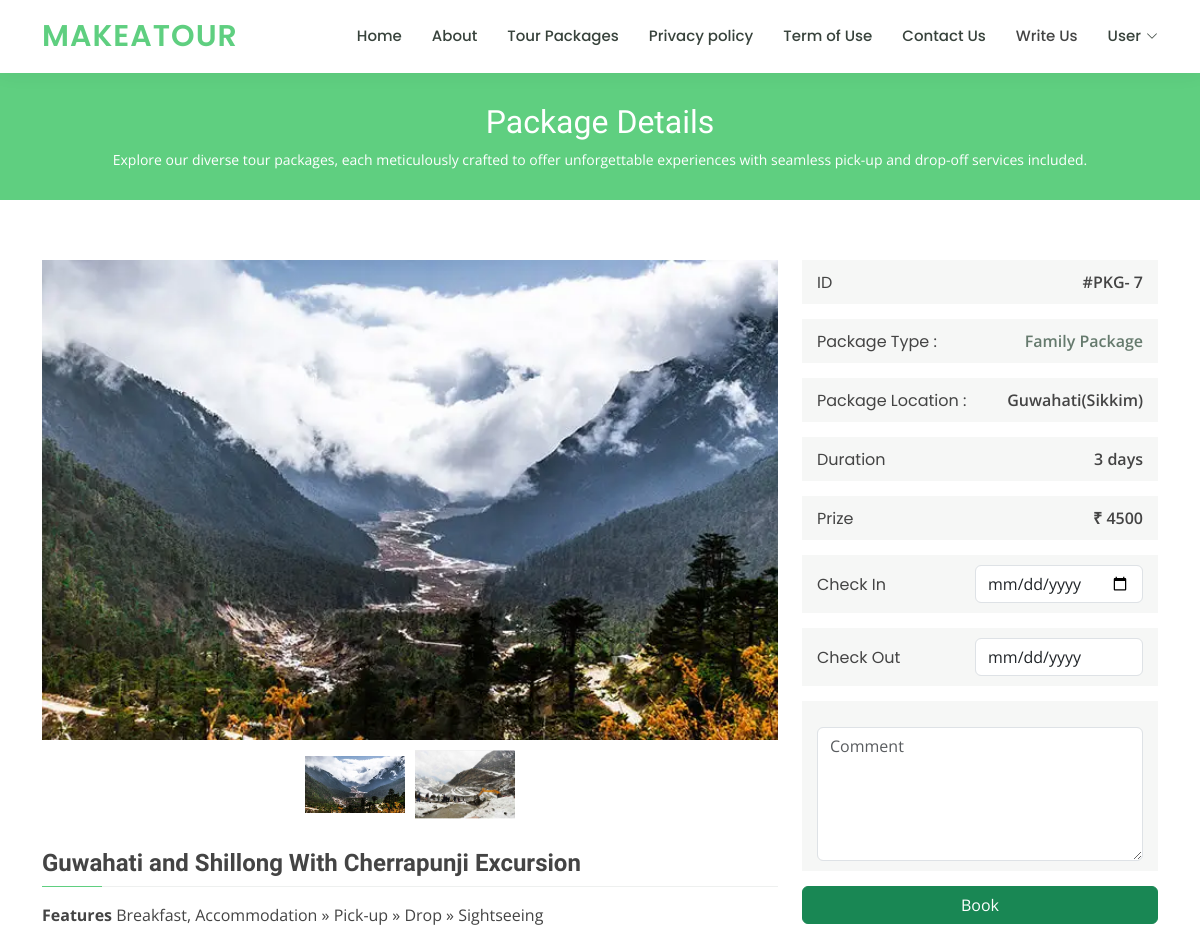
Before: /tour-details.php?pkgid=7 (signed in, upper part) with the older database file.
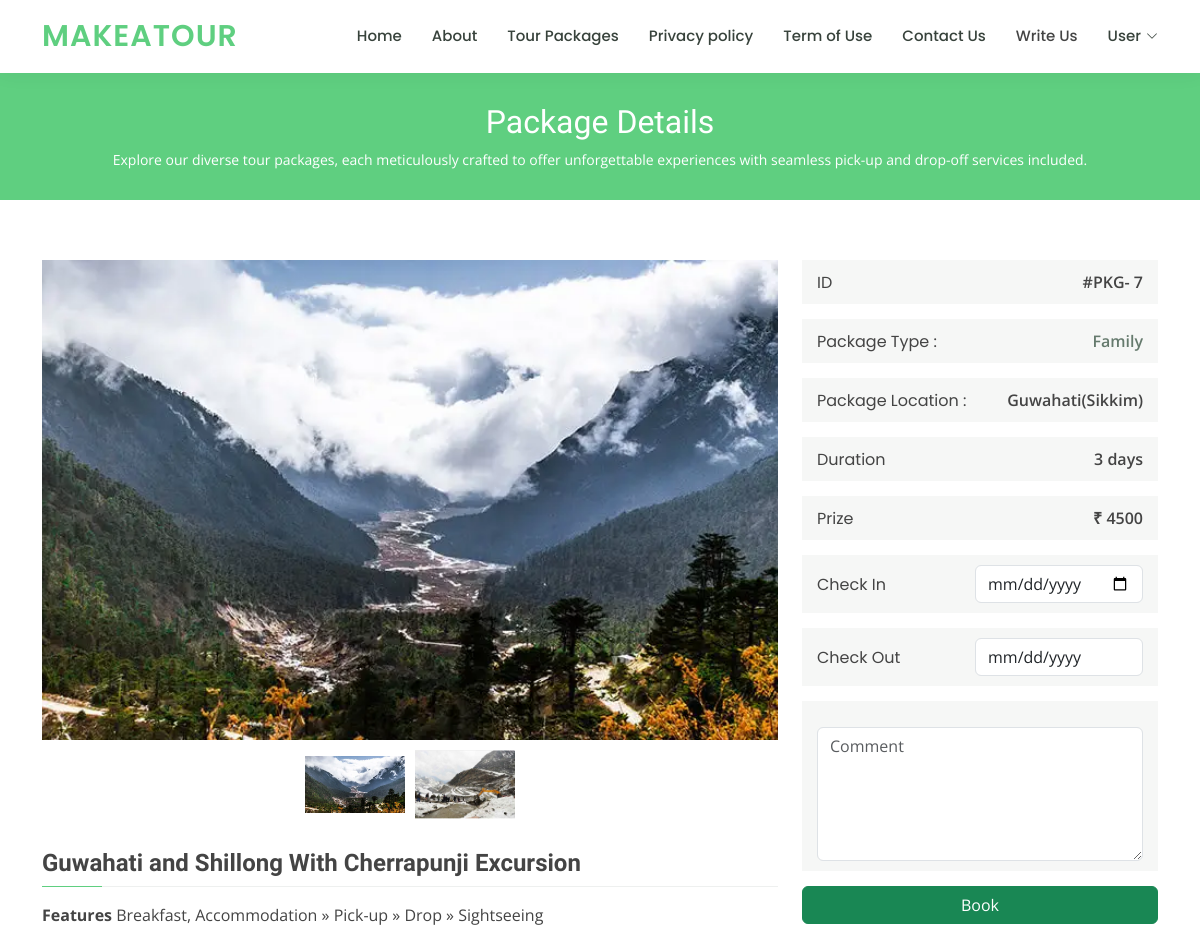
After: the same page with the newer database file.
### tables this page shows
CREATE TABLE `tbltourpackages` (
  `PackageId` int(11) NOT NULL,
  `PackageName` varchar(200) DEFAULT NULL,
  `PackageType` varchar(150) DEFAULT NULL,
  `PackageLocation` varchar(100) DEFAULT NULL,
  `PackagePrice` int(11) DEFAULT NULL,
  `PackageFetures` varchar(255) DEFAULT NULL,
  `PackageDetails` mediumtext DEFAULT NULL,
  `PackageImage` varchar(100) DEFAULT NULL,
  `Creationdate` timestamp NULL DEFAULT current_timestamp(),
  `UpdationDate` timestamp NULL DEFAULT NULL ON UPDATE current_timestamp(),
  `PackageOtherImages` varchar(100) DEFAULT NULL,
  `MapLocation` varchar(1000) DEFAULT NULL,
  `days` int(10) DEFAULT NULL
);

### tour-details.php (the view, shortened to what this page needs)
<?php
include('includes/config.php');
?>
<!DOCTYPE html>
<html lang="en">
<head>
  <link href="assets/vendor/animate.css/animate.min.css" rel="stylesheet">
  <link href="assets/vendor/aos/aos.css" rel="stylesheet">
  <link href="assets/vendor/bootstrap/css/bootstrap.min.css" rel="stylesheet">
  <link href="assets/vendor/bootstrap-icons/bootstrap-icons.css" rel="stylesheet">
  <link href="assets/vendor/boxicons/css/boxicons.min.css" rel="stylesheet">
  <link href="assets/vendor/remixicon/remixicon.css" rel="stylesheet">
  <link href="assets/vendor/swiper/swiper-bundle.min.css" rel="stylesheet">
  <link href="assets/css/style.css" rel="stylesheet">
</head>
<body>
  <?php include('includes/header.php');?>
  <main id="main">
    <div class="breadcrumbs" data-aos="fade-in">
      <div class="container">
        <h2>Package Details</h2>
        <p>Explore our diverse tour packages, each meticulously crafted to offer unforgettable experiences with seamless pick-up and drop-off services included.</p>
      </div>
    </div>
    <?php
$pid=intval($_GET['pkgid']);
$sql = "SELECT * from tbltourpackages where PackageId=:pid";
$query = $dbh->prepare($sql);
$query -> bindParam(':pid', $pid, PDO::PARAM_STR);
$query->execute();
$results=$query->fetchAll(PDO::FETCH_OBJ);
if($query->rowCount() > 0)
{
foreach($results as $result)
{	?>
    <?php }} ?>
    <section id="course-details" class="course-details">
      <div class="container" data-aos="fade-up">
        <div class="row">
          <div class="col-lg-8">
            <div class="carousel">
              <?php
              $imageNames = explode(',', $result->PackageImage);
              foreach ($imageNames as $index => $imageName) {
                  $imagePath = "admin/pacakgeimages/" . htmlentities($imageName);
                  echo '<div class="img-fluid" ><img style="object-fit: cover;width: 100%;" src="' . $imagePath . '" class="' . ($index === 0 ? 'active' : '') . '"></div>';
              }
              ?>
            </div>
            <div class="thumbnails">
              <?php
              foreach ($imageNames as $index => $imageName) {
                  $imagePath = "admin/pacakgeimages/" . htmlentities($imageName);
                  echo '<img src="' . $imagePath . '" onclick="showImage(' . $index . ')" class="' . ($index === 0 ? 'active' : '') . '">';
              }
              ?>
            </div>
            <h3>
              <?php echo htmlentities($result->PackageName);?>
            </h3>
            <p>
            <p><b>Features</b>
              <?php echo htmlentities($result->PackageFetures);?>
            </p>
            </p>
          </div>
          <div class="col-lg-4">
            <div class="course-info d-flex justify-content-between align-items-center">
              <h5>ID</h5>
              <p>#PKG-
                <?php echo htmlentities($result->PackageId);?>
              </p>
            </div>
            <div class="course-info d-flex justify-content-between align-items-center">
              <h5>Package Type :</h5>
              <p><a href="#">
                  <?php echo htmlentities($result->PackageType);?>
                </a></p>
            </div>
            <div class="course-info d-flex justify-content-between align-items-center">
              <h5>Package Location :</h5>
              <p>
                <?php echo htmlentities($result->PackageLocation);?>
              </p>
            </div>
            <div class="course-info d-flex justify-content-between align-items-center">
              <h5>Duration</h5>
              <p>
                <span id="packagedays"><?php echo htmlentities($result->days);?></span> days
              </p>
            </div>
            <div class="course-info d-flex justify-content-between align-items-center">
              <h5>Prize</h5>
              <p>₹
                <?php echo htmlentities($result->PackagePrice);?>
              </p>
            </div>
            <form name="book" method="post">
              <div class="course-info d-flex justify-content-between align-items-center">
                <h5>Check In</h5>
                <p> <input class="form-control date datepicker " id="datepicker" type="date" placeholder="dd-mm-yyyy"
                    name="fromdate" required=""> </p>
              </div>
              <div class="course-info d-flex justify-content-between align-items-center">
                <h5>Check Out</h5>
                <p> <input class="form-control date datepicker" id="datepicker1" type="date" placeholder="dd-mm-yyyy"
                    name="todate"  required="" readonly> </p>
              </div>
              <div class="course-info justify-content-between align-items-center">
                <div class="form-group mt-3">
                  <textarea class="form-control" name="comment" rows="5" placeholder="Comment" ></textarea>
                </div>
              </div>
              <div class=" d-grid gap-2 align-items-center">
                <?php if($_SESSION['login'])
              {?>
                <button type="submit" name="submit2" class="btn-success btn">Book</button>
                <?php } else {?>
                <a href="#" data-toggle="modal" data-target="#myModal4" class="btn btn-success"> Book</a>
                <?php } ?>
              </div>
            </form>
          </div>
        </div>
      </div>
    </section>
  </main>
</body>
</html>

### includes/header.php (shortened to what this page needs)
<?php if($_SESSION['login'])
{?>
<header id="header" class="fixed-top">
    <div class="container d-flex align-items-center">
      <h1 class="logo me-auto"><a href="index.php">MakeATour</a></h1>
      <nav id="navbar" class="navbar order-last order-lg-0">
        <ul>
          <li><a id="navhome"  href="index.php">Home</a></li>
          <li><a id="navabout" href="about.php">About</a></li>
          <li><a id="navtour" href="tours.php">Tour Packages</a></li>
          <li><a id="navprivacypolicy" href="privacypolicy.php">Privacy policy</a></li>
          <li><a id="navtermanduse" href="tandu.php">Term of Use</a></li>
          <li><a id="navcontactus" href="contactus.php">Contact Us</a></li>
          <li><a data-toggle="modal" data-target="#myModal3" >Write Us</a></li>
          <li class="dropdown"><a href="#"><span>User</span> <i class="bi bi-chevron-down"></i></a>
          </li>
        </ul>
      </nav>
    </div>
  </header>
  <?php }?>

### assets/css/style.css (style rules this page uses)
body { font-family: "Open Sans", sans-serif; color: #444444; }
a { color: #5fcf80; text-decoration: none; }
h1, h2, h3, h4, h5, h6 { font-family: "Raleway", sans-serif; }
#header { background: #fff; transition: all 0.5s; z-index: 997; padding: 15px 0; box-shadow: 0px 0 18px rgba(55, 66, 59, 0.08); }
#header .logo { font-size: 30px; margin: 0; padding: 0; line-height: 1; font-weight: 600; letter-spacing: 1px; text-transform: uppercase; font-family: "Poppins", sans-serif; }
#header .logo a { color: #5fcf80; }
.navbar { padding: 0; }
.navbar ul { margin: 0; padding: 0; display: flex; list-style: none; align-items: center; }
.navbar li { position: relative; }
.navbar a, .navbar a:focus { display: flex; align-items: center; justify-content: space-between; padding: 10px 0 10px 30px; font-family: "Poppins", sans-serif; font-size: 15px; font-weight: 500; color: #37423b; white-space: nowrap; transition: 0.3s; }
.navbar a i, .navbar a:focus i { font-size: 12px; line-height: 0; margin-left: 5px; }
section { padding: 60px 0; overflow: hidden; }
.breadcrumbs { margin-top: 73px; text-align: center; background: #5fcf80; padding: 30px 0; color: #fff; }
.breadcrumbs h2 { font-size: 32px; font-weight: 500; }
.breadcrumbs p { font-size: 14px; margin-bottom: 0; }
.course-details h3 { font-size: 24px; margin: 30px 0 15px 0; font-weight: 700; position: relative; padding-bottom: 10px; }
.course-details h3:before { content: ""; position: absolute; display: block; width: 100%; height: 1px; background: #eef0ef; bottom: 0; left: 0; }
.course-details h3:after { content: ""; position: absolute; display: block; width: 60px; height: 1px; background: #5fcf80; bottom: 0; left: 0; }
.course-details .course-info { background: #f6f7f6; padding: 10px 15px; margin-bottom: 15px; }
.course-details .course-info h5 { font-weight: 400; font-size: 16px; margin: 0; font-family: "Poppins", sans-serif; }
.course-details .course-info p { margin: 0; font-weight: 600; }
.course-details .course-info a { color: #657a6d; }

### tour-details.php (style rules this page uses)
.carousel { position: relative; margin: auto; overflow: hidden; }
.carousel img { width: 100%; height: 60vh; display: none; }
.carousel img.active { display: block; }
.thumbnails { text-align: center; margin-top: 10px; }
.thumbnails img { width: 100px; cursor: pointer; margin: 0 5px; }

Changed rows visible on the page:
changed tbltourpackages "Guwahati and Shillong With Cherrapunji Excursion": PackageType "Family Package" → "Family"
